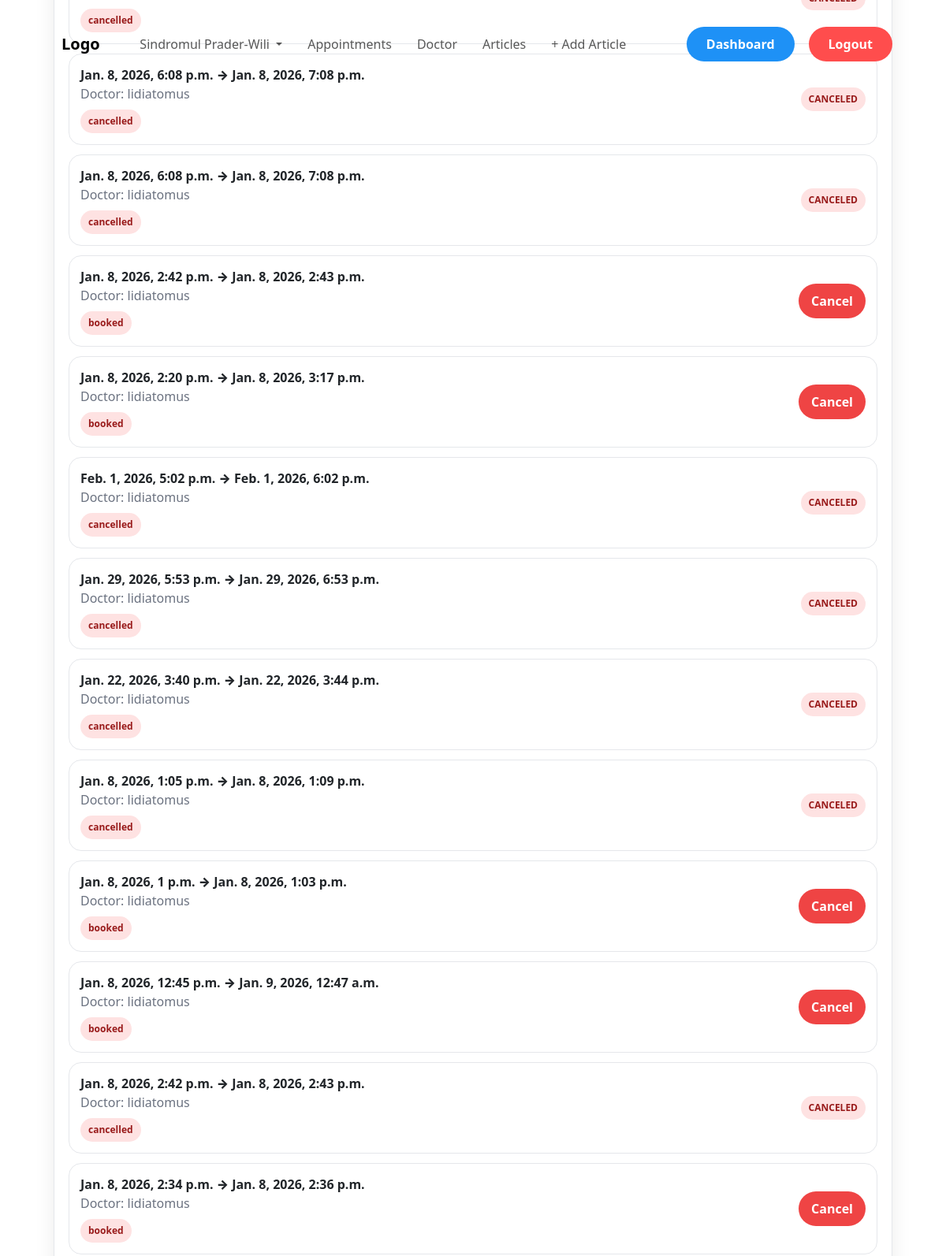
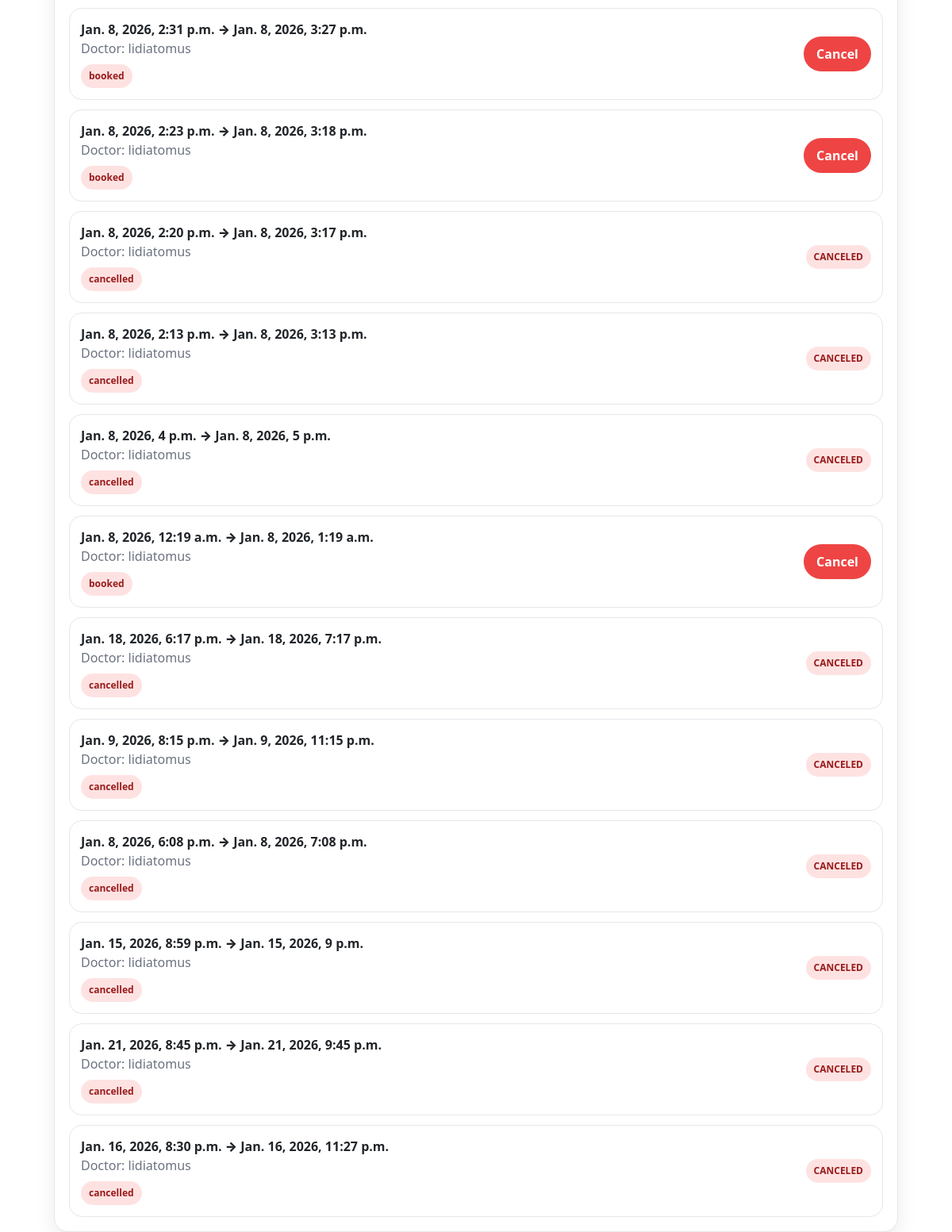
/appointments/mine/ (signed in), run on the app's committed database (2 pictures, top to bottom).
### appointments/models.py (models this page shows, shortened)
class Appointment(models.Model):
    STATUS_CHOICES = [
        ("booked", "Booked"),
        ("cancelled", "Cancelled"),
        ("rescheduled", "Rescheduled"),
    ]
    patient = models.ForeignKey(User, on_delete=models.CASCADE, related_name="appointments_as_patient")
    doctor = models.ForeignKey(User, on_delete=models.CASCADE, related_name="appointments_as_doctor")
    slot = models.ForeignKey(
            AppointmentSlot,
            on_delete=models.PROTECT,
            related_name="appointments"
        )
    status = models.CharField(max_length=20, choices=STATUS_CHOICES, default="booked")
    created_at = models.DateTimeField(auto_now_add=True)
    contact_email = models.EmailField(blank=True, null=True)

class AppointmentSlot(models.Model):
    STATUS_CHOICES = [
        ("available", "Available"),
        ("booked", "Booked"),
        ("cancelled", "Cancelled"),
    ]
    doctor = models.ForeignKey(User, on_delete=models.CASCADE, related_name="slots")
    start_time = models.DateTimeField()
    end_time = models.DateTimeField()
    status = models.CharField(max_length=20, choices=STATUS_CHOICES, default="available")
    class Meta:
        indexes = [
            models.Index(fields=["doctor", "start_time", "status"]),
        ]

### appointments/views.py (the view)
# urls.py: path("mine/", views.my_appointments, name="my_appointments"),
@login_required
def my_appointments(request: HttpRequest) -> HttpResponse:
    appts = (
        Appointment.objects.filter(patient=request.user)
        .select_related("doctor", "slot")
        .order_by("-created_at")
    )
    return render(request, "appointments/my_appointments.html", {"appts": appts})

### appointments/templates/appointments/my_appointments.html (shortened to what this page needs)
{% load static %}
<!doctype html>
<html lang="en">
<head>
<link rel="stylesheet" href="{% static 'css/style.css' %}">
  <link rel="stylesheet" href="https://cdn.jsdelivr.net/npm/bootstrap@5.3.3/dist/css/bootstrap.min.css">
</head>
<body>
      {% include "index/navbar.html" %}
  <main class="container">
    <div class="card">
      {% for a in appts %}
        <div class="appt">
          <div>
            <div style="font-weight:900;">
              {{ a.slot.start_time }} → {{ a.slot.end_time }}
            </div>
            <div class="muted">
              Doctor: {{ a.doctor.username }}
            </div>
            <div style="margin-top:8px;">
              <span class="pill pill-booked">{{ a.status|default:"booked" }}</span>
            </div>
          </div>
          {% if a.status != "canceled" and a.status != "cancelled" %}
            <form method="post" action="{% url 'appointments:cancel' a.id %}">
              <button class="btn btn-danger" type="submit">Cancel</button>
            </form>
          {% else %}
            <span class="pill pill-cancel">CANCELED</span>
          {% endif %}
        </div>
      {% empty %}
        <p class="muted">You don’t have any appointments yet.</p>
      {% endfor %}
    </div>
  </main>
</body>
</html>

### login/static/login/css/style.css (style rules this page uses)
html, body { width: 100%; height: 100%; --size: 80px; --color: #fefae0; --l: var(--color) 20%, #0000 0; --bg: 35%, #606c38 0 45%, var(--color) 0; background: linear-gradient(45deg, var(--l) 45%, var(--color) 0 70%, #0000 0), linear-gradient(-45deg, var(--l) var(--bg) 70%, #0000 0), linear-gradient(45deg, var(--color) var(--bg)); background-size: var(--size) var(--size); }
body { display: flex; justify-content: center; align-items: center; padding: 0; }

### appointments/templates/appointments/my_appointments.html (style rules this page uses)
:root { --bg:#f6f7fb; --card:#ffffff; --text:#111827; --muted:#6b7280; --primary:#0ea5a4; --primary-dark:#0b7f7e; --border:#e5e7eb; --radius:18px; --shadow:0 12px 28px rgba(0,0,0,.10); }
body { margin:0;font-family:system-ui,-apple-system,Segoe UI,Roboto,Arial;background:var(--bg);color:var(--text);padding-top: 90px; }
.container { max-width:1100px;margin:26px auto;padding:0 18px; }
.muted { color:var(--muted); }
.card { background:var(--card);border:1px solid var(--border); border-radius:var(--radius);box-shadow:var(--shadow); padding:18px; }
.appt { border:1px solid var(--border); border-radius:16px; padding:14px; background:#fff; display:flex; align-items:center; justify-content:space-between; gap:12px; margin-top:12px; flex-wrap:wrap; }
.pill { display:inline-block;padding:6px 10px;border-radius:999px;font-weight:900;font-size:12px; }
.pill-booked { background:#dcfce7;color:#166534; }
.pill-cancel { background:#fee2e2;color:#991b1b; }
.btn { background:var(--primary); color:white; border:none; padding:10px 14px; border-radius:999px; font-weight:900; cursor:pointer; text-decoration:none; display:inline-block; }
.btn-danger { background:#ef4444; }
form { margin:0; }
:root { --bg:#f6f7fb; --card:#ffffff; --text:#111827; --muted:#6b7280; --primary:#0ea5a4; --primary-dark:#0b7f7e; --border:#e5e7eb; --shadow:0 18px 40px rgba(0,0,0,.12); --radius:18px; }
body { margin:0;font-family:system-ui,-apple-system,Segoe UI,Roboto,Arial;background:var(--bg);color:var(--text); }
.btn { background:var(--primary); color:white; border:none; padding:10px 16px; border-radius:999px; font-weight:800; cursor:pointer; text-decoration:none; display:inline-block; }
.card { background:var(--card);border:1px solid var(--border); border-radius:var(--radius); box-shadow:0 10px 26px rgba(0,0,0,.08); padding:18px; }
.pill { display:inline-block;padding:6px 10px;border-radius:999px;font-weight:800;font-size:12px; }
.pill-booked { background:#fee2e2;color:#991b1b; }

### data on the page
Appointment: status "cancelled"
Appointment: slot.start_time "Jan. 8, 2026, 6:08 p.m.", slot.end_time "Jan. 8, 2026, 7:08 p.m.", doctor.username "lidiatomus", status "cancelled", shows "CANCELED"
Appointment: slot.start_time "Jan. 8, 2026, 6:08 p.m.", slot.end_time "Jan. 8, 2026, 7:08 p.m.", doctor.username "lidiatomus", status "cancelled", shows "CANCELED"
Appointment: slot.start_time "Jan. 8, 2026, 2:42 p.m.", slot.end_time "Jan. 8, 2026, 2:43 p.m.", doctor.username "lidiatomus", status "booked", shows "Cancel"
Appointment: slot.start_time "Jan. 8, 2026, 2:20 p.m.", slot.end_time "Jan. 8, 2026, 3:17 p.m.", doctor.username "lidiatomus", status "booked", shows "Cancel"
Appointment: slot.start_time "Feb. 1, 2026, 5:02 p.m.", slot.end_time "Feb. 1, 2026, 6:02 p.m.", doctor.username "lidiatomus", status "cancelled", shows "CANCELED"
Appointment: slot.start_time "Jan. 29, 2026, 5:53 p.m.", slot.end_time "Jan. 29, 2026, 6:53 p.m.", doctor.username "lidiatomus", status "cancelled", shows "CANCELED"
Appointment: slot.start_time "Jan. 22, 2026, 3:40 p.m.", slot.end_time "Jan. 22, 2026, 3:44 p.m.", doctor.username "lidiatomus", status "cancelled", shows "CANCELED"
Appointment: slot.start_time "Jan. 8, 2026, 1:05 p.m.", slot.end_time "Jan. 8, 2026, 1:09 p.m.", doctor.username "lidiatomus", status "cancelled", shows "CANCELED"
Appointment: slot.start_time "Jan. 8, 2026, 1 p.m.", slot.end_time "Jan. 8, 2026, 1:03 p.m.", doctor.username "lidiatomus", status "booked", shows "Cancel"
Appointment: slot.start_time "Jan. 8, 2026, 12:45 p.m.", slot.end_time "Jan. 9, 2026, 12:47 a.m.", doctor.username "lidiatomus", status "booked", shows "Cancel"
Appointment: slot.start_time "Jan. 8, 2026, 2:42 p.m.", slot.end_time "Jan. 8, 2026, 2:43 p.m.", doctor.username "lidiatomus", status "cancelled", shows "CANCELED"
Appointment: slot.start_time "Jan. 8, 2026, 2:34 p.m.", slot.end_time "Jan. 8, 2026, 2:36 p.m.", doctor.username "lidiatomus", status "booked", shows "Cancel"
Appointment: slot.start_time "Jan. 8, 2026, 2:31 p.m.", slot.end_time "Jan. 8, 2026, 3:27 p.m.", doctor.username "lidiatomus", status "booked", shows "Cancel"
Appointment: slot.start_time "Jan. 8, 2026, 2:23 p.m.", slot.end_time "Jan. 8, 2026, 3:18 p.m.", doctor.username "lidiatomus", status "booked", shows "Cancel"
Appointment: slot.start_time "Jan. 8, 2026, 2:20 p.m.", slot.end_time "Jan. 8, 2026, 3:17 p.m.", doctor.username "lidiatomus", status "cancelled", shows "CANCELED"
Appointment: slot.start_time "Jan. 8, 2026, 2:13 p.m.", slot.end_time "Jan. 8, 2026, 3:13 p.m.", doctor.username "lidiatomus", status "cancelled", shows "CANCELED"
Appointment: slot.start_time "Jan. 8, 2026, 4 p.m.", slot.end_time "Jan. 8, 2026, 5 p.m.", doctor.username "lidiatomus", status "cancelled", shows "CANCELED"
Appointment: slot.start_time "Jan. 8, 2026, 12:19 a.m.", slot.end_time "Jan. 8, 2026, 1:19 a.m.", doctor.username "lidiatomus", status "booked", shows "Cancel"
Appointment: slot.start_time "Jan. 18, 2026, 6:17 p.m.", slot.end_time "Jan. 18, 2026, 7:17 p.m.", doctor.username "lidiatomus", status "cancelled", shows "CANCELED"
Appointment: slot.start_time "Jan. 9, 2026, 8:15 p.m.", slot.end_time "Jan. 9, 2026, 11:15 p.m.", doctor.username "lidiatomus", status "cancelled", shows "CANCELED"
Appointment: slot.start_time "Jan. 8, 2026, 6:08 p.m.", slot.end_time "Jan. 8, 2026, 7:08 p.m.", doctor.username "lidiatomus", status "cancelled", shows "CANCELED"
Appointment: slot.start_time "Jan. 15, 2026, 8:59 p.m.", slot.end_time "Jan. 15, 2026, 9 p.m.", doctor.username "lidiatomus", status "cancelled", shows "CANCELED"
Appointment: slot.start_time "Jan. 21, 2026, 8:45 p.m.", slot.end_time "Jan. 21, 2026, 9:45 p.m.", doctor.username "lidiatomus", status "cancelled", shows "CANCELED"
Appointment: slot.start_time "Jan. 16, 2026, 8:30 p.m.", slot.end_time "Jan. 16, 2026, 11:27 p.m.", doctor.username "lidiatomus", status "cancelled", shows "CANCELED"
